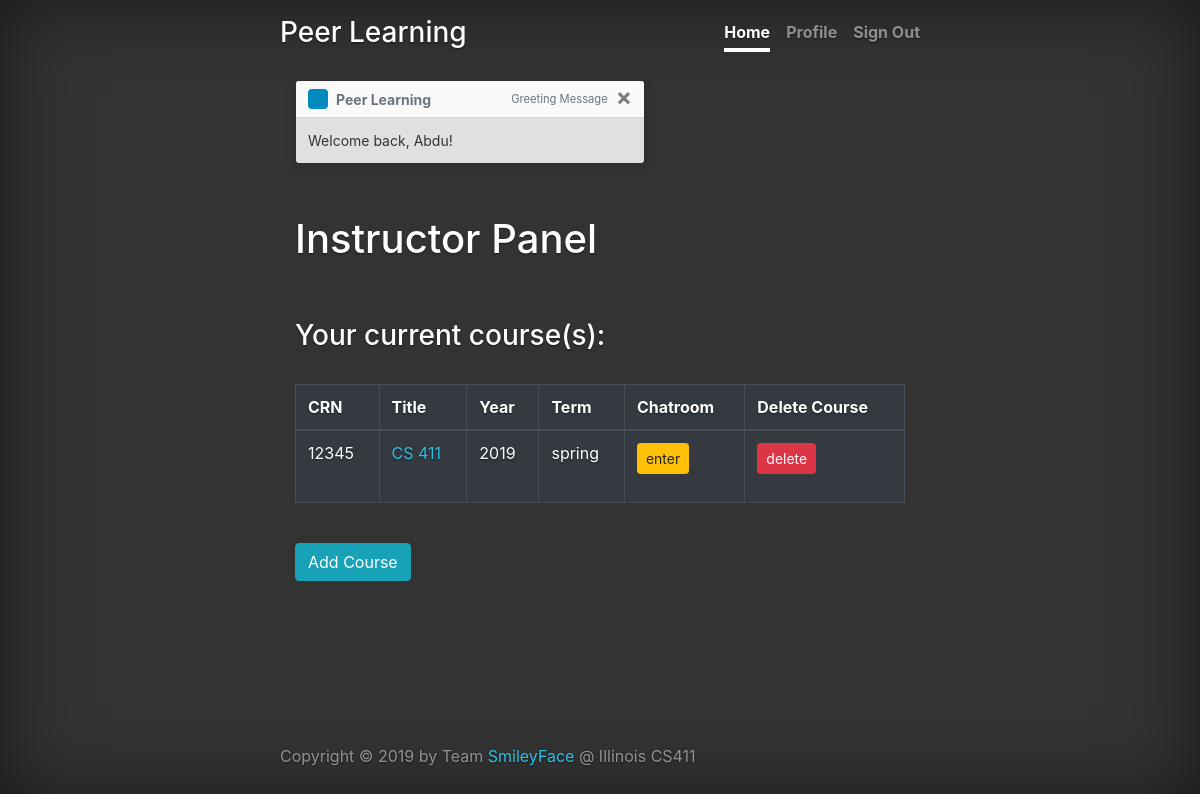
Before: /dashboard/instructor/courses (signed in) with the older database file.
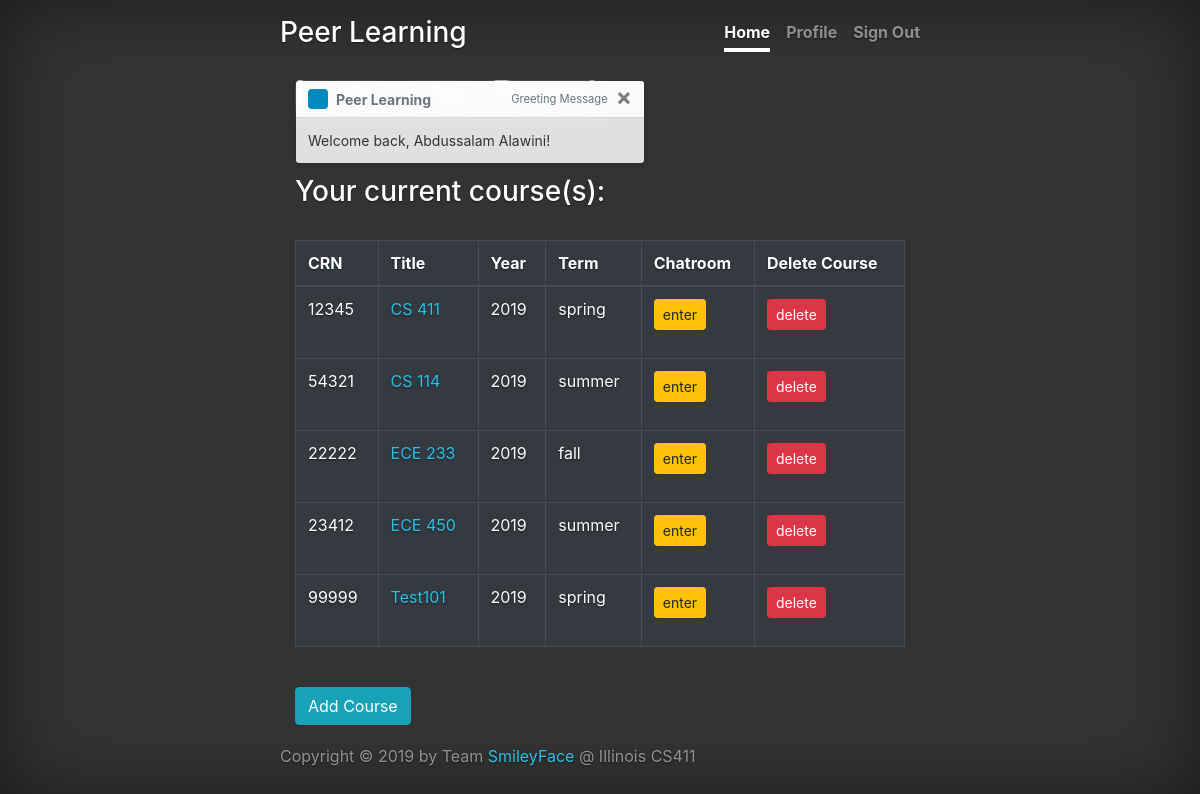
After: the same page with the newer database file.
### application/models.py (models this page shows, shortened)
class User(UserMixin, db.Model):
    __tablename__ = 'user'
    email = db.Column(db.String(120), primary_key=True)
    name = db.Column(db.String(80), unique=False, nullable=False)
    password = db.Column(db.String(80), unique=False, nullable=False)
    user_type = db.Column(db.String(50))

class Course(db.Model):
    CRN = db.Column(db.String(120), primary_key=True)
    title = db.Column(db.String(80), nullable=False)
    year = db.Column(db.Integer, nullable=False)
    term = db.Column(db.String(10), nullable=False)
    instructor = db.Column(db.String(120), db.ForeignKey('user.email'))
    active_question = db.Column(db.Integer,
                                nullable=True)  # supposed to be a foreign key, but will cause circular dependency

### application.py (the view)
@application.route('/dashboard/instructor/courses', methods=['GET', 'POST'])
def instructor_dashboard():
    if flask_login.current_user is None or flask_login.current_user.is_anonymous:
        return redirect(url_for('login'))
    if flask_login.current_user.user_type == STUDENT:
        return redirect(url_for('student_dashboard'))
    add_course_form = CourseInfoForm(request.form)
    if request.method == 'POST':
        if not add_course_form.validate():
            return str(add_course_form.errors)
        c = course_from_form(add_course_form)
        try:
            db.session.execute(
                'INSERT INTO course '
                '(CRN, title, year, term, instructor) '
                'VALUES ("%s", "%s", "%s", "%s", "%s")' %
                (c.CRN, c.title, c.year, c.term, c.instructor))
            db.session.commit()
            db.session.close()
        except Exception as e:
            db.session.rollback()
            return str(e)
        return redirect(url_for('instructor_dashboard'))
    elif request.method == 'GET':
        try:
            courses = Course.query.filter_by(instructor=flask_login.current_user.email)
            return render_template("instructor_dashboard.html", current_user=flask_login.current_user, courses=courses,
                                   add_course_form=add_course_form)
        except Exception as e:
            db.session.rollback()
            return str(e)
    return render_template("instructor_dashboard.html", current_user=flask_login.current_user,
                           add_course_form=add_course_form)

### application.py (called while the page is built)
@login_manager.user_loader
def user_loader(email):
    return User.query.get(email)

### templates/instructor_dashboard.html (shortened to what this page needs)
{% extends "base.html" %} {% import 'macros.html' as macros %}
{% set nav_tabs = [("Home", "/dashboard/instructor/courses"), ("Profile", "/dashboard/instructor/profile"), ("Sign Out", "/logout")] %}
{% set active_tab = "Home" %}
{% block content %}
<main role="main">
  <div class="container-fluid">
    <div aria-live="polite" aria-atomic="true">
      <div class="toast" style="position: absolute; top: 80; width: 200rem;" data-delay="3000">
        <div class="toast-header">
          <svg class="bd-placeholder-img rounded mr-2" width="20" height="20" xmlns="http://www.w3.org/2000/svg"
            preserveAspectRatio="xMidYMid slice" focusable="false" role="img">
            <rect fill="#018abf" width="100%" height="100%"></rect>
          </svg>
          <strong class="mr-auto">Peer Learning</strong>
          <small class="text-muted">Greeting Message</small>
          <button type="button" class="ml-2 mb-1 close" data-dismiss="toast" aria-label="Close">
            <span aria-hidden="true">&times;</span>
          </button>
        </div>
        <div class="toast-body">
          Welcome back, {{current_user.name}}!
        </div>
      </div>
    </div>
    <h1 class="cover-heading">Instructor Panel</h1>
    <br>
    <br>
    <h3>Your current course(s):</h3>
    <br>
    <table class="table table-hover table-dark">
      <thead>
        <tr>
          <th scope="col">CRN</th>
          <th scope="col">Title</th>
          <th scope="col">Year</th>
          <th scope="col">Term</th>
          <th scope="col">Chatroom</th>
					<th scope="col">Delete Course</th>
        </tr>
      </thead>
      <tbody>
        {% for c in courses %}
        <tr>
          <td>{{ c.CRN }}</td>
          <td><a href="/dashboard/instructor/course/{{c.CRN}}">{{ c.title }}</a></td>
          <td>{{ c.year }}</td>
          <td>{{ c.term }}</td>
          <td><button class="btn btn-warning btn-sm" onclick="window.open('/chatroom/{{c.CRN}}','_blank')">
              enter</button></td>
					<td>
							<form action="/course/delete/{{c.CRN}}" method="post">
		    					<button class="btn btn-danger btn-sm" name="forwardBtn" type="submit">delete</button>
							</form>
					</td>
        </tr>
        {% endfor %}
      </tbody>
    </table>
    <br>
    <button id="AddCourseBtn" class="btn btn-info">Add Course</button>
    <br>
  </div>
</main>
{% endblock %}

### templates/base.html (shortened to what this page needs)
<html lang="en">
  <head>
    <link rel="stylesheet" href="https://stackpath.bootstrapcdn.com/bootstrap/4.3.1/css/bootstrap.min.css">
    <link rel="stylesheet" href="/static/styles/style.css">
    <link rel="stylesheet" href="https://use.fontawesome.com/releases/v5.8.1/css/all.css">
  </head>
  <body>
    <div class="cover-container d-flex w-100 h-100 p-3 mx-auto flex-column">
      <header class="masthead mb-auto">
          <div class="inner">
            <h3 class="masthead-brand">Peer Learning</h3>
            <nav class="nav nav-masthead justify-content-center">
              {% if nav_tabs is not defined %}
                <a class="nav-link active" href="/index">Home</a>
              {% else %}
                {% for text, href in nav_tabs %}
                  {% if active_tab == text %}
                      <a class="nav-link active" href="{{href}}">{{text}}</a>
                  {% else %}
                      <a class="nav-link" href="{{href}}">{{text}}</a>
                  {% endif %}
                {% endfor %}
              {% endif %}
            </nav>
          </div>
        </header>
      {% block content %} {% endblock %}
      <footer class="mastfoot mt-auto">
          <div class="inner">
            <p>Copyright © 2019 by Team <a href='https://wiki.illinois.edu/wiki/pages/viewpage.action?pageId=689152728'>SmileyFace</a> @ Illinois CS411</p>
          </div>
        </footer>
    </div>
  </body>
</html>

### static/styles/style.css (style rules this page uses)
a, a:focus, a:hover { color: #2cc2e7; }
.toast { color: #333; text-shadow: none; text-align: left; }
html, body { height: 100%; background-color: #333; }
body { display: flex; color: #fff; text-shadow: 0 .05rem .1rem rgba(0, 0, 0, .5); box-shadow: inset 0 0 5rem rgba(0, 0, 0, .5); }
.cover-container { max-width: 42em; }
.masthead { margin-bottom: 2rem; }
.masthead-brand { margin-bottom: 0; }
.nav-masthead .nav-link { padding: .25rem 0; font-weight: 700; color: rgba(255, 255, 255, .5); background-color: transparent; border-bottom: .25rem solid transparent; }
.nav-masthead .nav-link + .nav-link { margin-left: 1rem; }
.nav-masthead .active { color: #fff; border-bottom-color: #fff; }
@media (min-width: 48em) { .masthead-brand { float: left; } }
@media (min-width: 48em) { .nav-masthead { float: right; } }
.mastfoot { color: rgba(255, 255, 255, .5); }

### templates/instructor_dashboard.html (style rules this page uses)
td, th { border: 1px solid #dddddd; text-align: left; padding: 8px; }
.toast { color: #333; text-shadow: none; text-align: left; }

Changed rows visible on the page:
changed User: name "Abdu" → "Abdussalam Alawini"
added Course: CRN "54321", title "CS 114", year "2019", term "summer"
added Course: CRN "22222", title "ECE 233", year "2019", term "fall"
added Course: CRN "23412", title "ECE 450", year "2019", term "summer"
added Course: CRN "99999", title "Test101", year "2019", term "spring"
